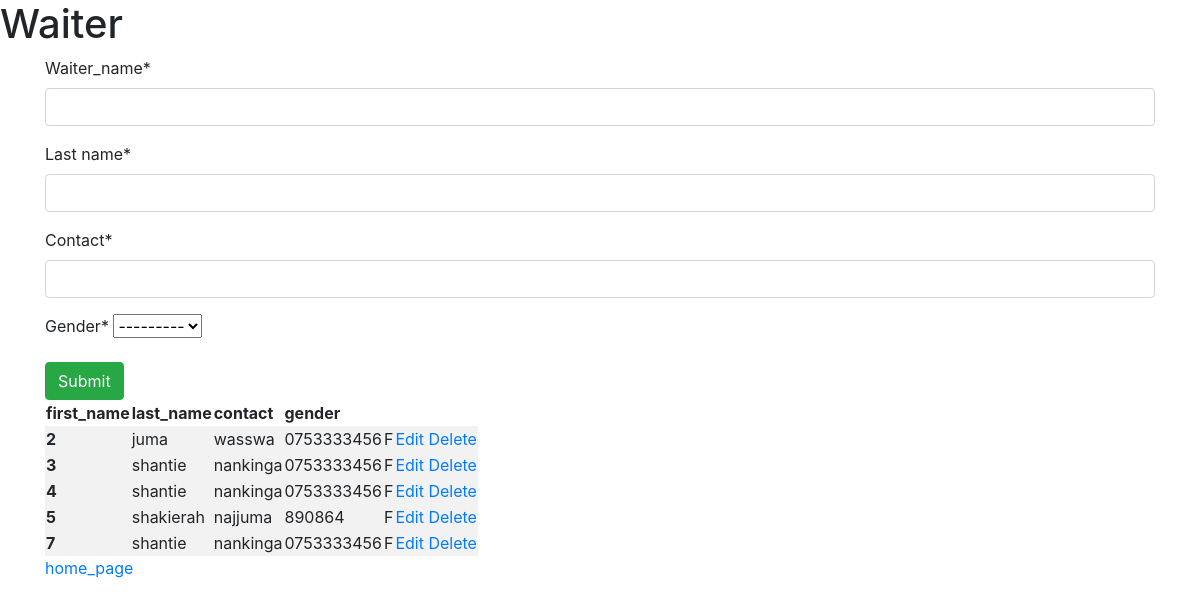
/add-waiter/page, run on the app's committed database.
### Restaurantapp/models.py (models this page shows, shortened)
class Waiter(models.Model):
    first_name = models.CharField(max_length=30,verbose_name="waiter_name")
    last_name = models.CharField(max_length=20)
    contact = models.CharField(max_length=20)
    gender = models.CharField(choices=GENDER_OPTIONS)

### Restaurantapp/views.py (the view)
# urls.py: path('add-waiter/page',add_waiter_veiw,name='add_waiter_page'),
def add_waiter_veiw (request):
    message = ''
    if request.method =="POST":
        waiter_form = WaiterForm(request.POST)
        if waiter_form.is_valid():
            waiter_form.save()
            message="waiter added successfully"
    else:
        waiter_form = WaiterForm()
        waiters = Waiter.objects.all()
    context = {
        'form' : waiter_form,
        'msg' : message,
        'waiters' : waiters,
    }
    return render(request ,"add_waiter.html" , context)

### Restaurantapp/forms.py
class WaiterForm (ModelForm):
    class Meta:
        model = Waiter
        fields = '__all__'

### Restaurantapp/templates/add_waiter.html (shortened to what this page needs)
<!DOCTYPE html>
<html lang="en">
    {% load static %}
    {% load crispy_forms_tags %}
<head>
    <link rel="stylesheet" href ="{% static 'css/bootstrap.min.css' %}">
</head>
<body>
       <h1>Waiter</h1>
       <div class="container">
           <form method="POST">
                  {{form|crispy}}
                  <input type="submit" class="btn btn-success">
           </form>
       <div>
        <table class = "table, table-striped">
            <thead>
                <tr>
                    <th scope = "col">first_name</th>
                    <th scope = "col">last_name</th>
                    <th scope = "col">contact</th>
                    <th scope = "col">gender</th>
            </thead>
             <tbody>
                {% for waiter in waiters %}
                    <tr>
                        <th scope = "row">{{waiter.id}}</th>
                        <td> {{waiter.first_name}} </td>
                        <td> {{waiter.last_name}} </td>
                        <td> {{waiter.contact}} </td>
                        <td> {{waiter.gender}} </td>
                        <td>
                            <a href = "{% url 'edit_waiter_page' waiter.id %}" >Edit </a>
                            <a href = "  {% url 'delete_waiter_page' waiter.id %}"
                               onclick ="return confirm('Are you sure you want to delete')">Delete
                            </a>
                        </td>
                    <tr>
                {% endfor %}
            </tbody>
        </table>
       <a href ="{% url 'home_page'%} " >home_page</a>
</body>
</html>

### data on the page
Waiter: id "2", first_name "juma", last_name "wasswa", contact "0753333456", gender "F"
Waiter: id "3", first_name "shantie", last_name "nankinga", contact "0753333456", gender "F"
Waiter: id "4", first_name "shantie", last_name "nankinga", contact "0753333456", gender "F"
Waiter: id "5", first_name "shakierah", last_name "najjuma", contact "890864", gender "F"
Waiter: id "7", first_name "shantie", last_name "nankinga", contact "0753333456", gender "F"
